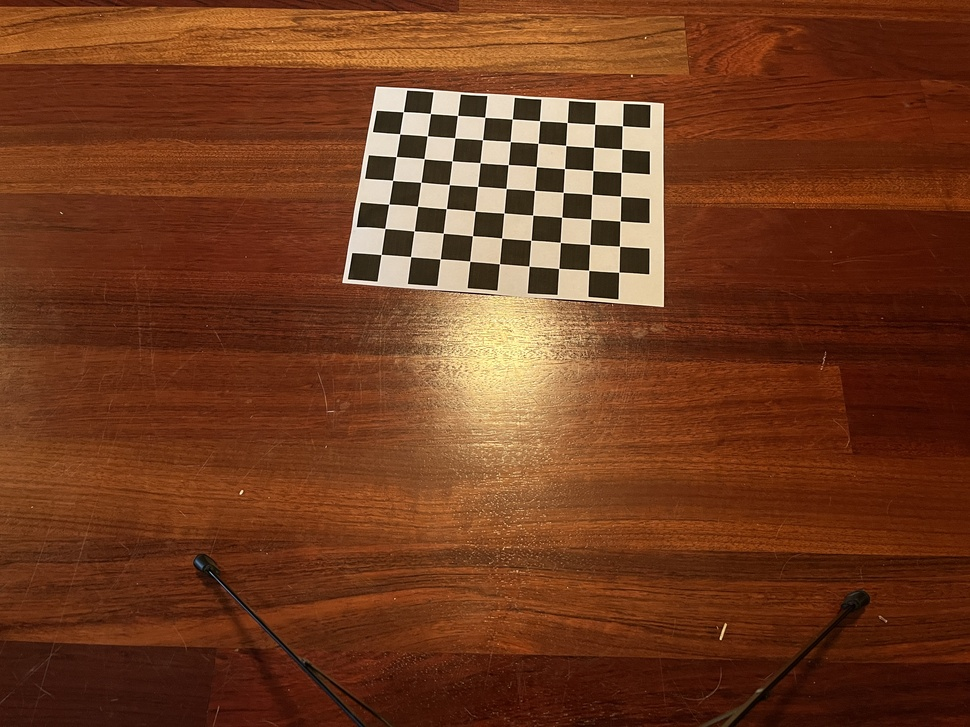
#> input picture sq_phone_calib/IMG_8421.JPG, 970 x 727 px, shrunk from 4032 x 3024 before the run
$ python 2calibrate.py
#> lines starting #> are read from the running program, lines starting #| are printed output that depends on the picture; after the words box and inside, x2 and y2 are one past the last pixel; in counts of white or black regions, pixels touching at a corner belong together; long printed decimals are rounded
# Author: Addison Sears-Collins
# https://automaticaddison.com
# Description: Perform camera calibration using a chessboard.

import cv2 # Import the OpenCV library to enable computer vision
import numpy as np # Import the NumPy scientific computing library
import glob # Used to get retrieve files that have a specified pattern

# Path to the image that you want to undistort
distorted_img_filename = 'sq_phone_calib/IMG_8421.JPG'

# Chessboard dimensions
number_of_squares_X = 10 # Number of chessboard squares along the x-axis
number_of_squares_Y = 8  # Number of chessboard squares along the y-axis
nX = number_of_squares_X - 1 # Number of interior corners along x-axis
nY = number_of_squares_Y - 1 # Number of interior corners along y-axis
square_size = 0.0263 # Length of the side of a square in meters

# Store vectors of 3D points for all chessboard images (world coordinate frame)
object_points = []

# Store vectors of 2D points for all chessboard images (camera coordinate frame)
image_points = []

# Set termination criteria. We stop either when an accuracy is reached or when
# we have finished a certain number of iterations.
criteria = (cv2.TERM_CRITERIA_EPS + cv2.TERM_CRITERIA_MAX_ITER, 30, 0.001)

# Define real world coordinates for points in the 3D coordinate frame
# Object points are (0,0,0), (1,0,0), (2,0,0) ...., (5,8,0)
object_points_3D = np.zeros((nX * nY, 3), np.float32)

# These are the x and y coordinates
object_points_3D[:,:2] = np.mgrid[0:nY, 0:nX].T.reshape(-1, 2)

object_points_3D = object_points_3D * square_size

def main():

  # Get the file path for images in the current directory
  images = glob.glob('sq_phone_calib/IMG_*.JPG')

  # gray = cv2.cvtColor(images[0], cv2.COLOR_BGR2GRAY)

  # Go through each chessboard image, one by one
  for image_file in images:

    # Load the image
    image = cv2.imread(image_file)
#> image is the input picture: shape (727, 970, 3); mean B, G, R 31.3, 59.3, 112

    # Convert the image to grayscale
    gray = cv2.cvtColor(image, cv2.COLOR_BGR2GRAY)
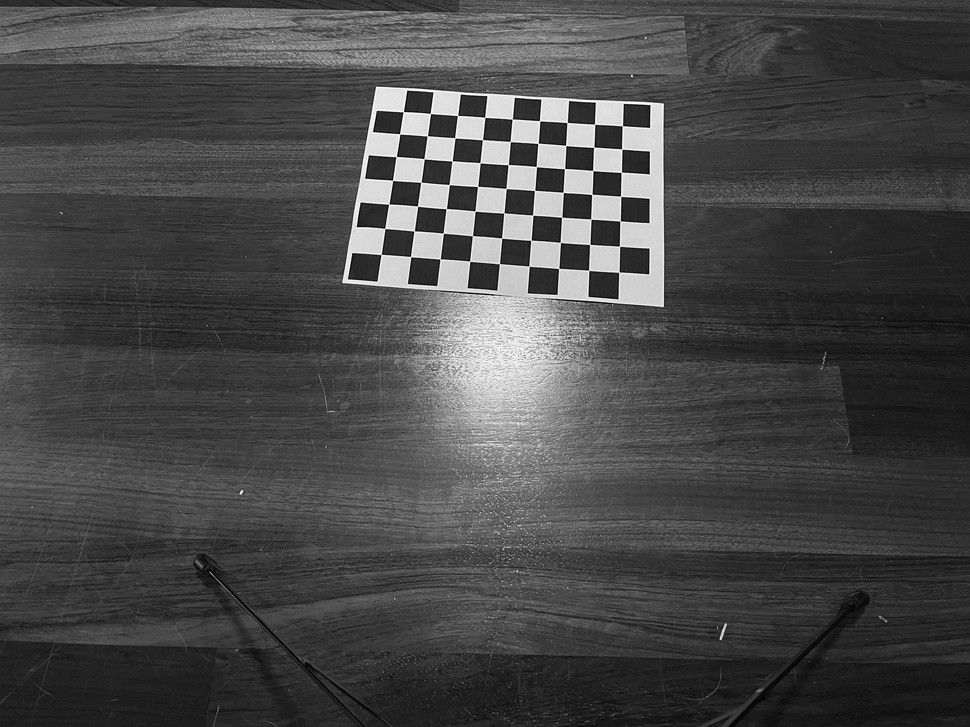
#> gray: shape (727, 970); min 0, max 254, mean 71.9

    # Find the corners on the chessboard
    success, corners = cv2.findChessboardCorners(gray, (nY, nX), None)
#> success = True; corners = 63 rows, first 8: [381.1, 254.5], [384.9, 228.4], [388.8, 204], [392.6, 180.3], [396.2, 156.6], [399.6, 133.8], [403.3, 111.7], [410.6, 256.6]

    # If the corners are found by the algorithm, draw them
    if success == True:

      # Append object points
      object_points.append(object_points_3D)

      # Find more exact corner pixels
      corners_2 = cv2.cornerSubPix(gray, corners, (11,11), (-1,-1), criteria)
#> corners_2 = 63 rows, first 8: [381.2, 254.5], [384.8, 228.4], [388.7, 204.1], [392.6, 180.3], [396.2, 156.6], [399.7, 133.8], [403.3, 111.7], [410.6, 256.6]

      # Append image points
      image_points.append(corners_2)

      # Draw the corners
      cv2.drawChessboardCorners(image, (nY, nX), corners_2, success)
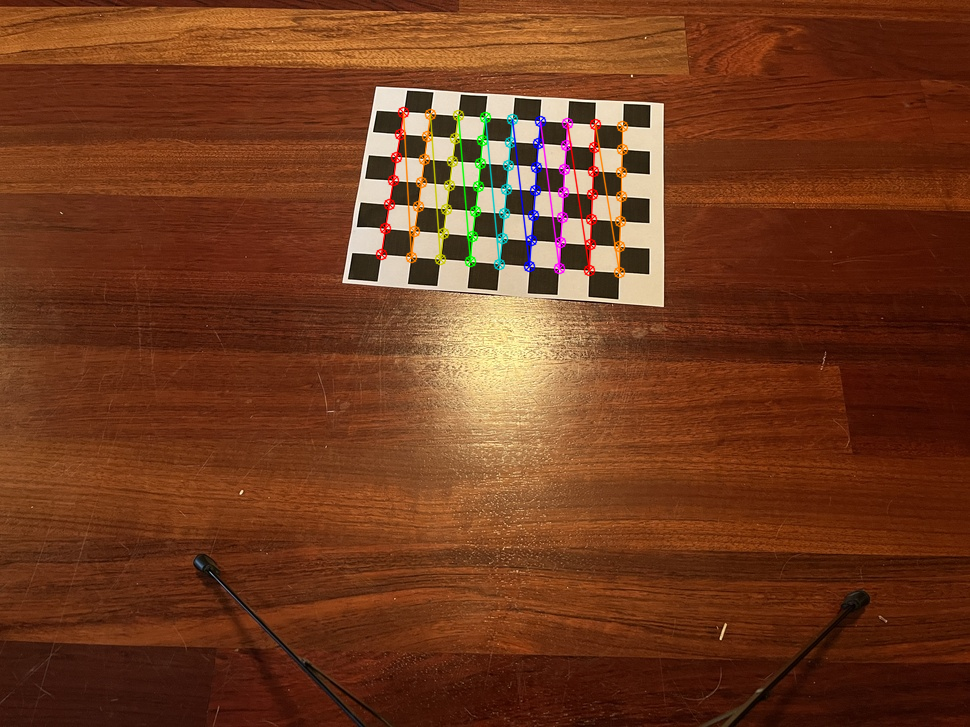
#> image: shape (727, 970, 3); 1.73% of pixels changed, all inside (x1, y1, x2, y2) = (375, 106, 629, 279)

      # Display the image. Used for testing.
      cv2.imshow("Image", image)

      # Display the window for a short period. Used for testing.
      cv2.waitKey(200)
#> pass 2 of the loop in main, `for image_file in images:`:
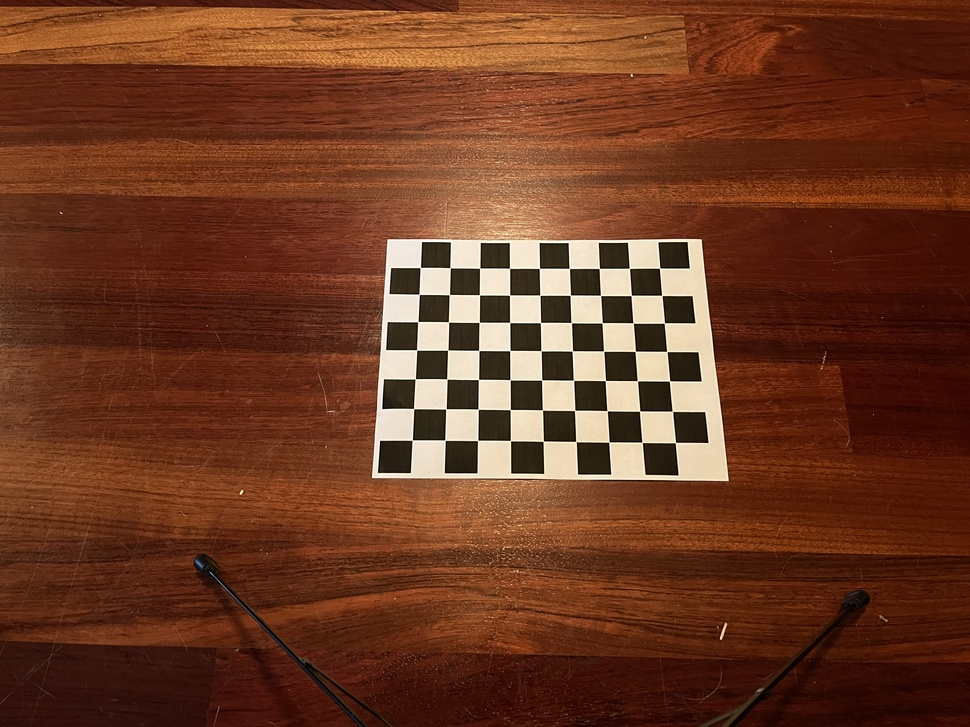
#> input picture sq_phone_calib/IMG_8422.JPG, 970 x 727 px, shrunk from 4032 x 3024 before the run
#> in main, image is the input picture: shape (727, 970, 3); mean B, G, R 34.1, 57.1, 107.2
#> in main, `gray = cv2.cvtColor(image, cv2.COLOR_BGR2GRAY)`:
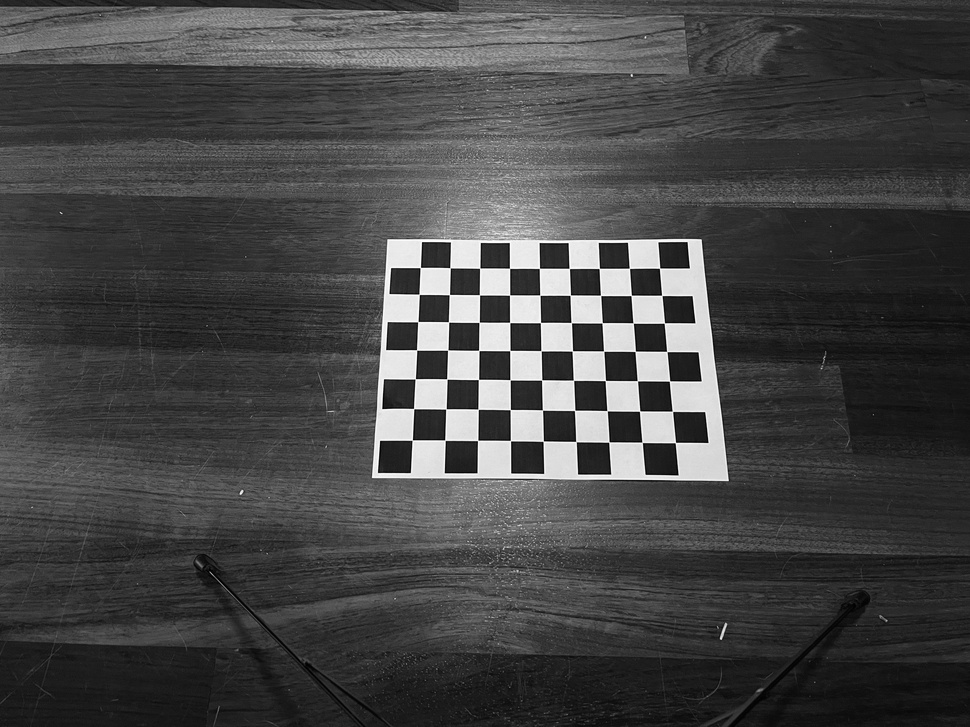
#> gray: shape (727, 970); min 0, max 254, mean 69.5
#> corners = 63 rows, first 8: [412.3, 440.1], [413.6, 408.6], [415.3, 378.8], [416.6, 350], [417.8, 321.6], [419.2, 294.3], [420.3, 267.5], [444.9, 440.2]
#> corners_2 = 63 rows, first 8: [412.3, 440.1], [413.6, 408.6], [415.3, 378.8], [416.6, 349.9], [417.8, 321.6], [419.1, 294.3], [420.3, 267.5], [445, 440.2]
#> in main, `cv2.drawChessboardCorners(image, (nY, nX), corners_2, success)`:
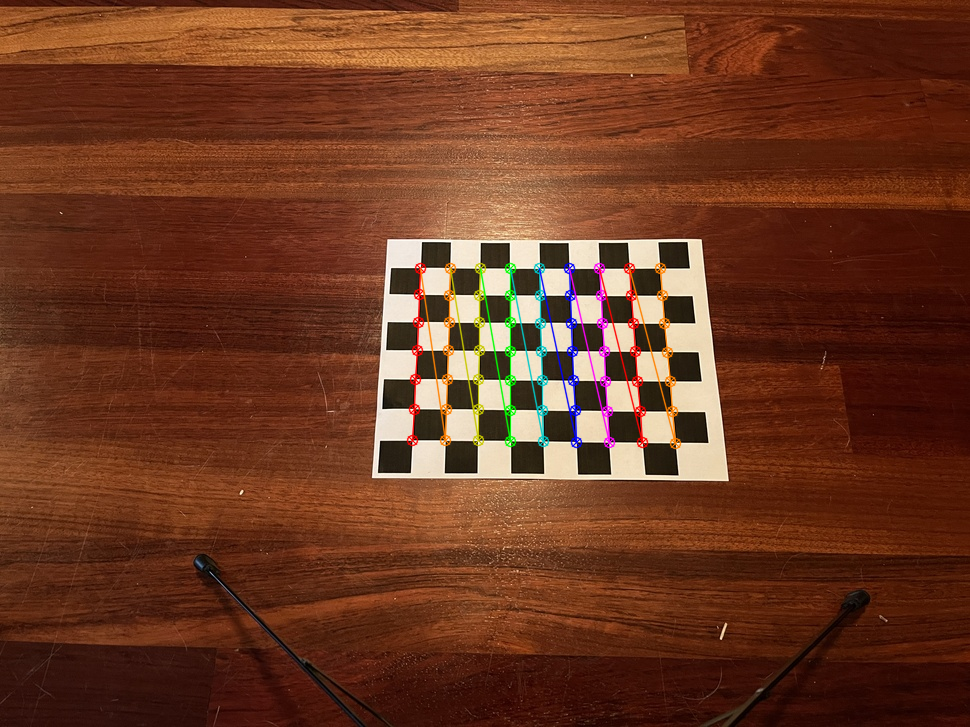
#> image: shape (727, 970, 3); 1.93% of pixels changed, all inside (x1, y1, x2, y2) = (406, 262, 682, 450)

  # Now take a distorted image and undistort it
  distorted_image = cv2.imread(distorted_img_filename)

  # Perform camera calibration to return the camera matrix, distortion coefficients, rotation and translation vectors etc
  ret, mtx, dist, rvecs, tvecs = cv2.calibrateCamera(object_points,
                                                    image_points,
                                                    gray.shape[::-1],
                                                    None,
                                                    None)
#> ret = 0.652; mtx = [[1594.6, 0, 471.9], [0, 1683.7, 363.9], [0, 0, 1]]; dist = [[-0.111, 31.55, 0.123, 0.000683, -656.2]]; rvecs = ([-0.394, -0.341, -1.46], [-0.411, -0.367, -1.53]); tvecs = ([-0.0804, -0.0934, 1.4], [-0.0476, 0.0585, 1.31])

  # Get the dimensions of the image
  height, width = distorted_image.shape[:2]
#> height = 727; width = 970

  # Refine camera matrix
  # Returns optimal camera matrix and a rectangular region of interest
  optimal_camera_matrix, roi = cv2.getOptimalNewCameraMatrix(mtx, dist,
                                                            (width,height),
                                                            1,
                                                            (width,height))
#> optimal_camera_matrix = [[1594.6, 0, 471.9], [0, 1329.9, 434.6], [0, 0, 1]]; roi = (0, 147, 969, 553)

  # Undistort the image
  undistorted_image = cv2.undistort(distorted_image, mtx, dist, None,
                                    optimal_camera_matrix)
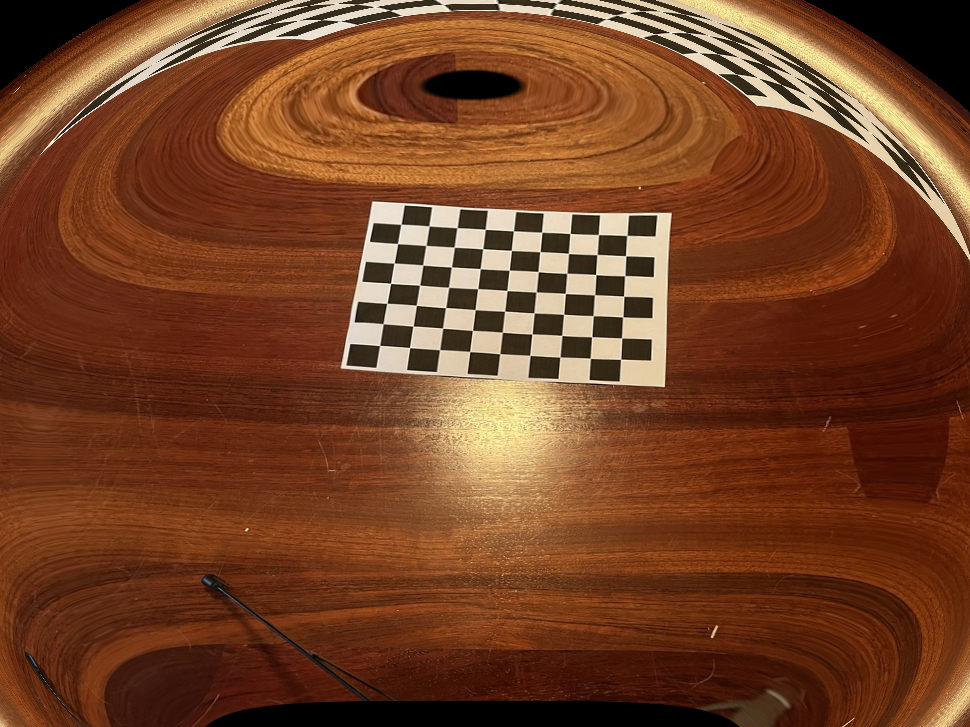
#> undistorted_image: shape (727, 970, 3); mean B, G, R 36.8, 65.6, 115.7

  # Crop the image. Uncomment these two lines to remove black lines
  # on the edge of the undistorted image.
  #x, y, w, h = roi
  #undistorted_image = undistorted_image[y:y+h, x:x+w]

  # Display key parameter outputs of the camera calibration process
  print("Optimal Camera matrix:")
  print(optimal_camera_matrix)
#| [[1.59456802e+03 0.00000000e+00 4.71889870e+02]
#|  [0.00000000e+00 1.32986308e+03 4.34589357e+02]
#|  [0.00000000e+00 0.00000000e+00 1.00000000e+00]]

  print("\n Distortion coefficient:")
  print(dist)
#| [[-1.10620906e-01  3.15476695e+01  1.23434557e-01  6.82938301e-04
#|   -6.56172694e+02]]

  print("\n Rotation Vectors:")
  print(rvecs)
#| (array([[-0.3938],
#|        [-0.3411],
#|        [-1.455]]), array([[-0.4113],
#|        [-0.3668],
#|        [-1.532]]))

  print("\n Translation Vectors:")
  print(tvecs)
#| (array([[-0.08036],
#|        [-0.09344],
#|        [ 1.404]]), array([[-0.04758],
#|        [ 0.0585],
#|        [ 1.307  ]]))

  # Create the output file name by removing the '.jpg' part
  size = len(distorted_img_filename)
  new_filename = distorted_img_filename[:size - 4]
  new_filename = new_filename + '_undistorted.jpg'

  # Save the undistorted image
  cv2.imwrite(new_filename, undistorted_image)

  # Close all windows
  cv2.destroyAllWindows()

main()
